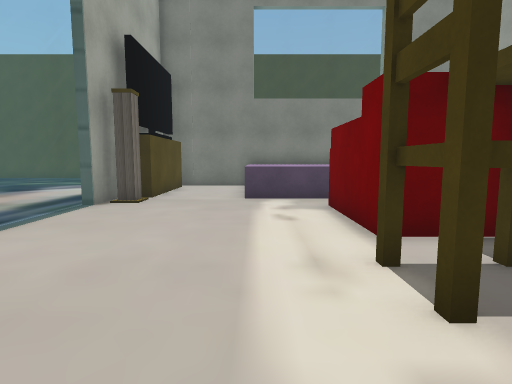
view 1 (above)

19 first-person views from a walk through a Unity game level. The camera is 1.2 m above the floor, tilts 6° down and sees 80° across. The floor is counted in squares, 1 m on a side. Each view is taken from the middle of a square. On the plan, view 1 faces up. The plan holds only what a view shows up to about 13 squares ahead; the rest is blank. The place goes on beyond the plan. Some surface patterns are stand-ins.

view 2
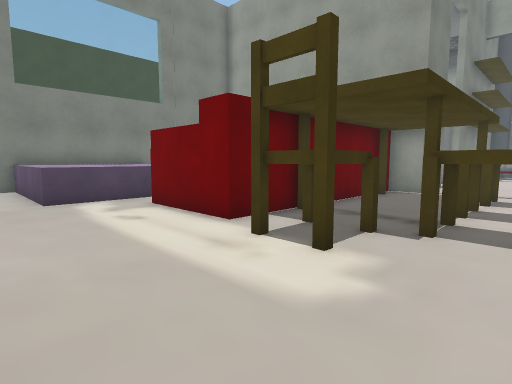

view 3
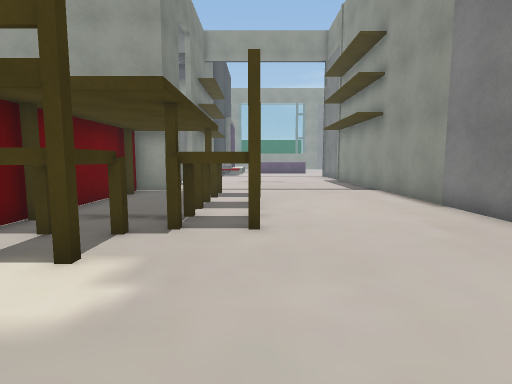

view 4
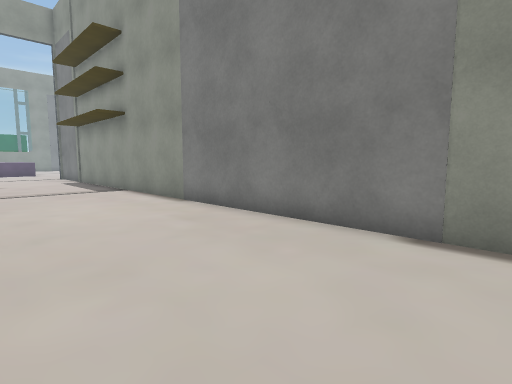

view 5
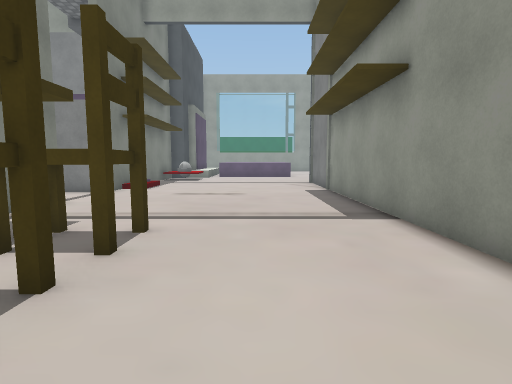

view 6
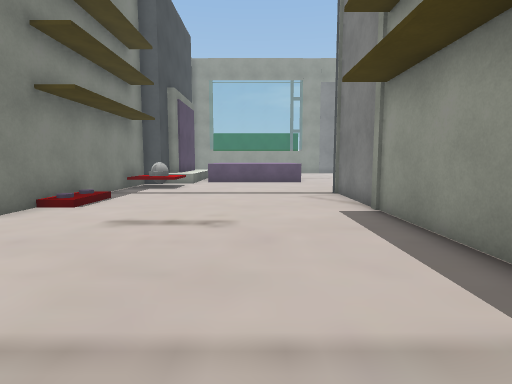

view 7
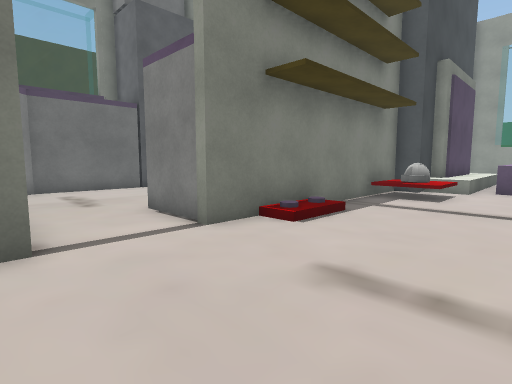

view 8
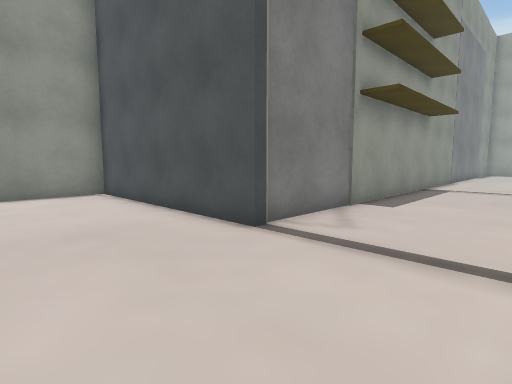

view 9
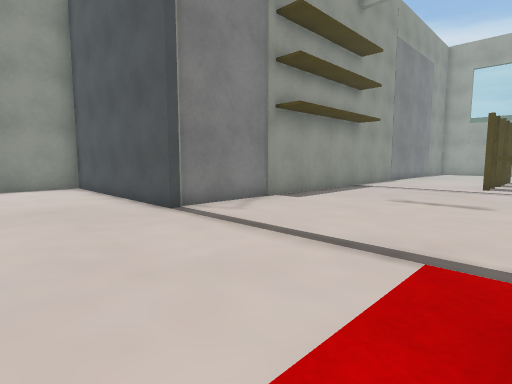

view 10
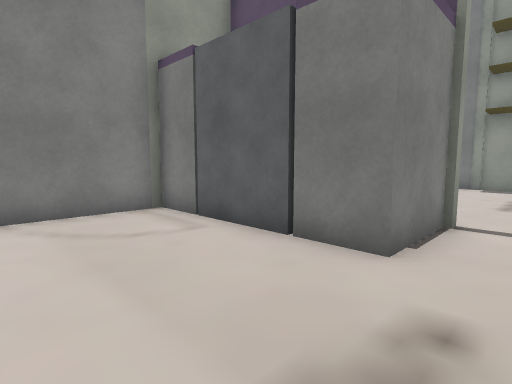

view 11
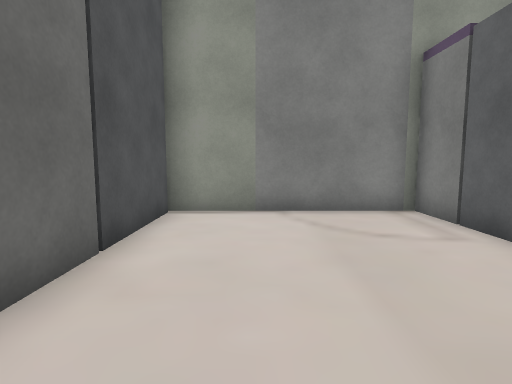

view 12
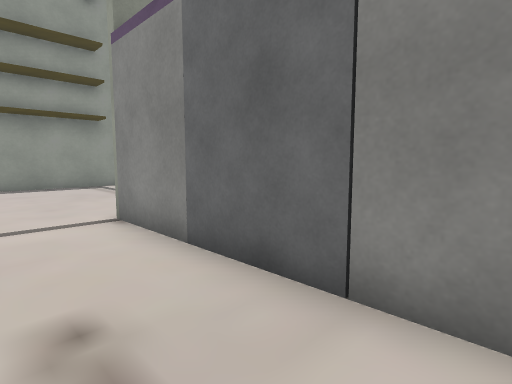

view 13
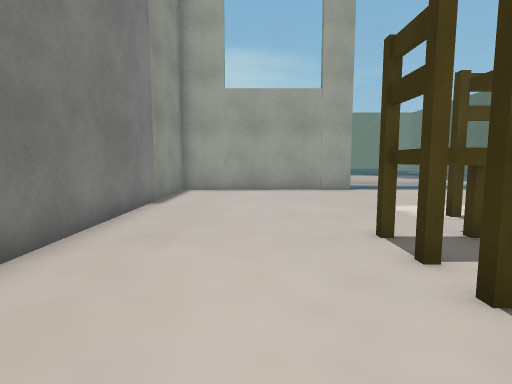

view 14
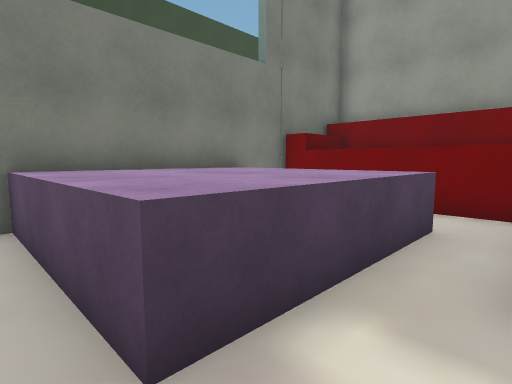

view 15
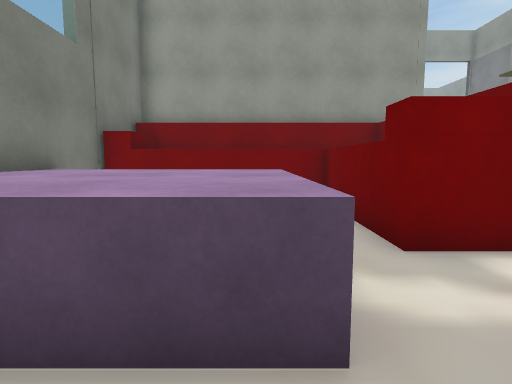

view 16
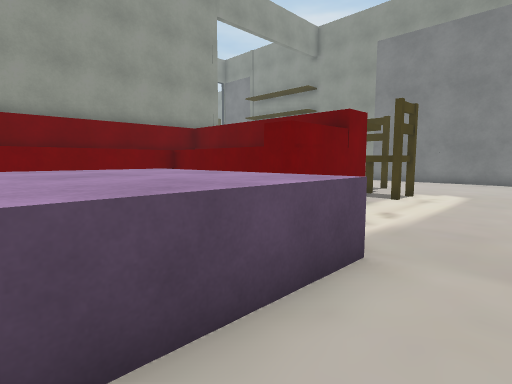

view 17
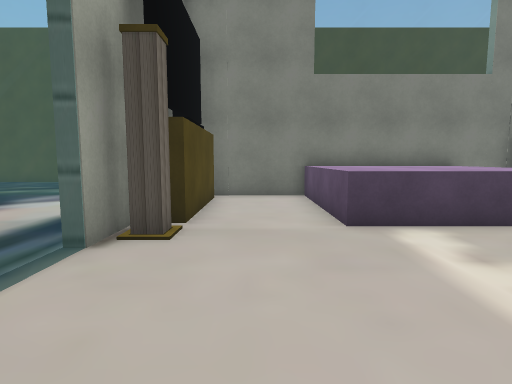

view 18
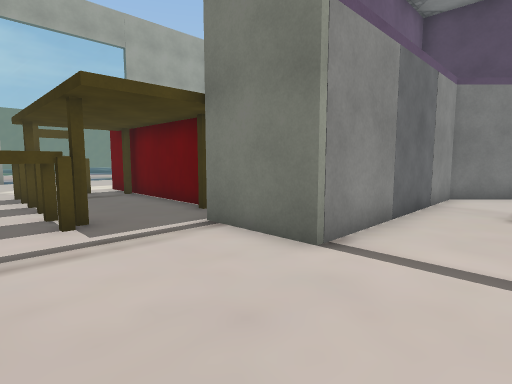

view 19
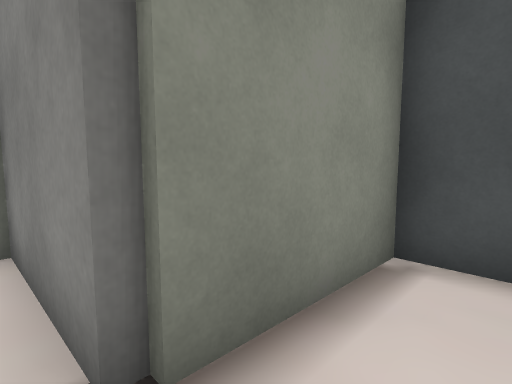

### Floor plan
Key: @ floor where view 1 was taken; # wall or solid block; . main floor; : floor 0.25 m higher than the main floor; = window, fence, low wall or low ledge; ^ raised ledge; C chair; B white block; G grey block; O other object.
Columns run from 5 left of view 1 to 24 right of it. Each row starts with its distance up from view 1.
 14   ###^^^^^#####
 13  OO..^^^^^. ^ #
 12  OO..^^^^^. ^ #   #########
 11  OO..^^^^^. ^ #   B.......#
 10  OO..^^^^^..^ #   #.......#
  9  O..........^ #  ##.......#
  8 #=.....#^^^^^ #   G.......#
  7 #=.....#      #   G.......#
  6  =.....#  ^^^^#   #..#BGGB#
  5  =.....########## #..#    #
  4  =............#B###..##OG#####
  3   .....C#.............::...O=#
  2  =.....C##.................OO.
  1  #......CC.CCCC...............
  0  #...@..CC.CCCC...............
 -1  #............................
 -2  #............................
 -3  #............................
 -4  #............................
 -5  #########################....
 -6                          #....
 -7                          #....
 -8                          #...
 -9                          #...
-10                          #...
-11                          #....
-12                          #...
-13                          ####.
-14                             #.
-15                             #.
-16                             ##

Positions as (right, up) in squares from view 1, and headings:
1: (0, 0), facing up
2: (-2, 0), facing up-right
3: (-2, 0), facing right
4: (-2, 0), facing down-right
5: (4, -2), facing right
6: (9, -2), facing right
7: (12, -1), facing up-right
8: (24, -1), facing down-left
9: (24, 2), facing down-left
10: (14, 10), facing down-right
11: (14, 10), facing right
12: (15, 10), facing down-left
13: (8, -2), facing left
14: (-1, 8), facing up-right
15: (-2, 10), facing right
16: (-2, 13), facing down-right
17: (-2, 4), facing up
18: (15, 0), facing up-left
19: (24, -11), facing down-left
